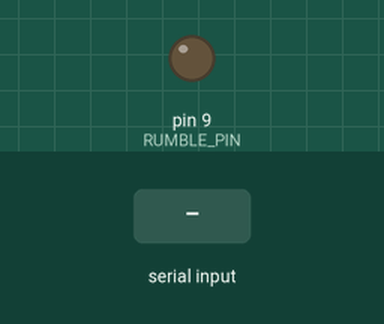
This sketch was run on a simulated Arduino Uno, built with avr-gcc and run on an emulated ATmega328P. Parts: output pins drawn as LEDs (lit = HIGH). The inputs (shaded band) are chosen by the test bench.

Above: at 1.2 s.
1.3 s: "C" received over Serial
At 1.45 s:
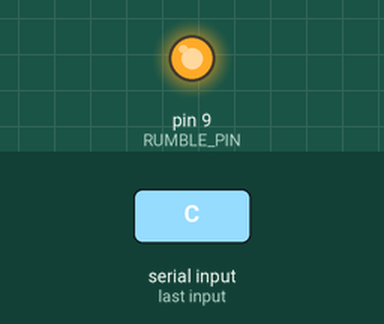
Timing chart, 0 to 4.3 s (numbered marks = the images above; inputs shaded):
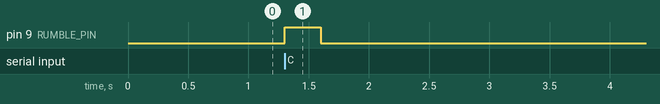

The sketch:

arduino_rumble_example.ino
```cpp
/*
  Arduino Rumble Receiver (Model 2 Emulator Daytona USA)
  ======================================================
  Menerima perintah karakter 'C' (Crash) dari script Python (daytona_monitor.py)
  lewat Serial USB, lalu mengaktifkan motor getar / rumble / relay selama durasi tertentu.
*/

const int RUMBLE_PIN = 9;         // Pin PWM untuk motor rumble / transistor / MOSFET
const int RUMBLE_DURATION = 300;  // Durasi getaran dalam milidetik

void setup() {
  pinMode(RUMBLE_PIN, OUTPUT);
  digitalWrite(RUMBLE_PIN, LOW);

  Serial.begin(115200);
  while (!Serial) {
    ; // Tunggu koneksi serial
  }
}

void loop() {
  if (Serial.available() > 0) {
    char cmd = Serial.read();

    // 'C' = Crash event dari Daytona USA
    if (cmd == 'C') {
      analogWrite(RUMBLE_PIN, 255);   // Nyalakan motor dengan kekuatan maksimal (PWM 255)
      delay(RUMBLE_DURATION);
      analogWrite(RUMBLE_PIN, 0);     // Matikan motor
    }
  }
}
```

Measured:
- after the input at 1.3 s, pin 9 (RUMBLE_PIN): LOW → HIGH at once, → LOW 0.30 s later
